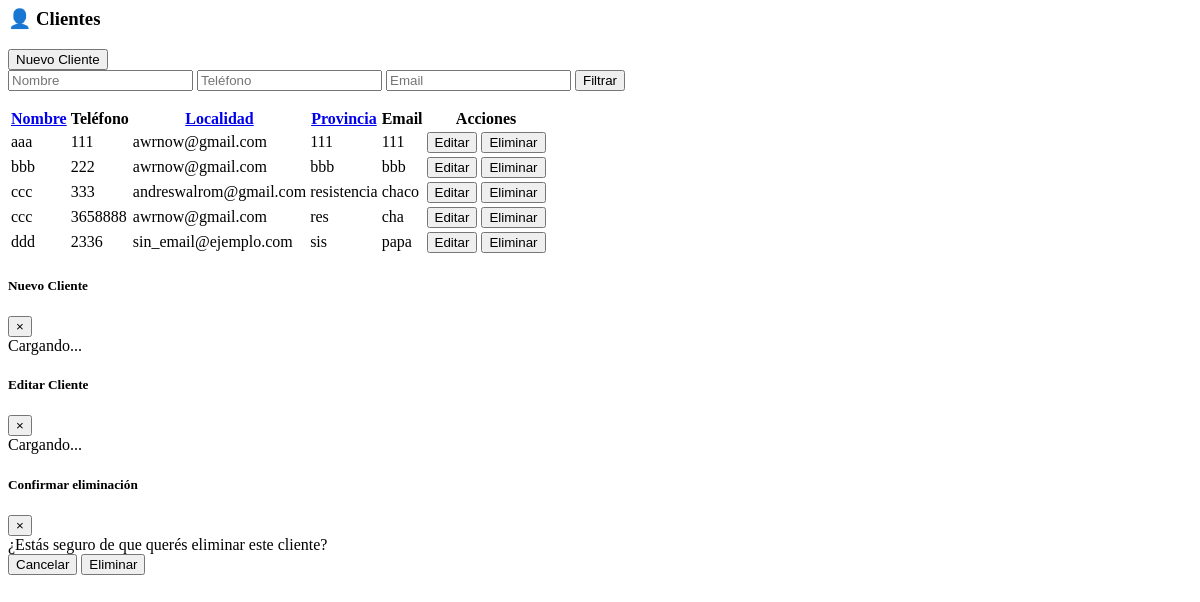
The page /ordenes/vista-clientes/ on the database as committed earlier.
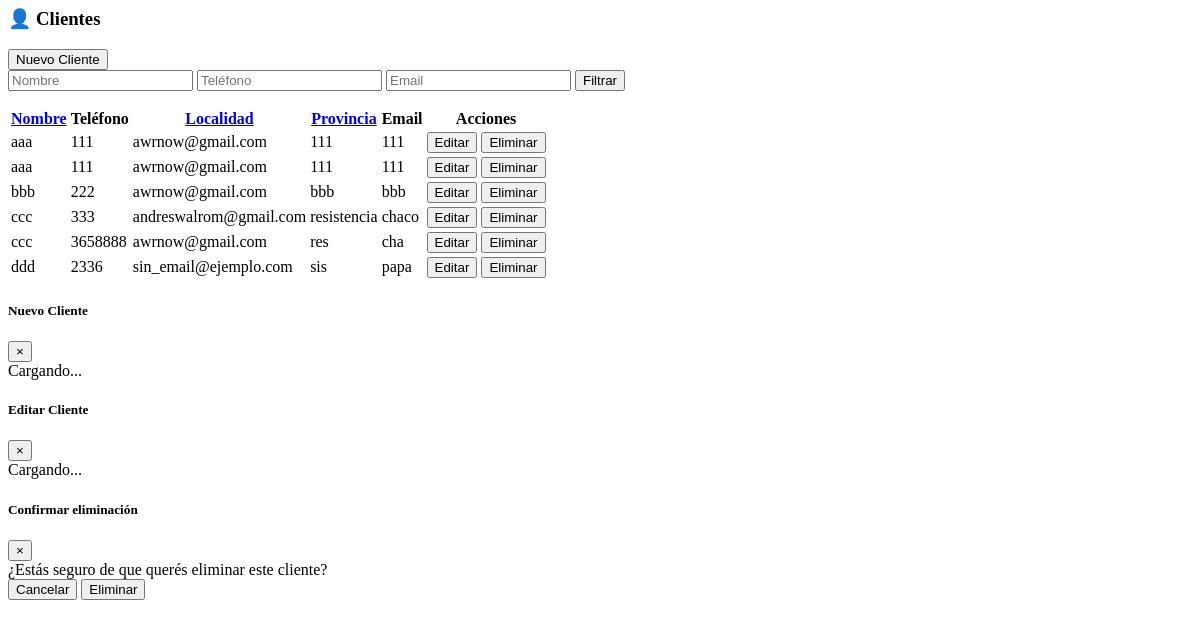
The same page on the database as committed later.
### ordenes/models.py (models this page shows, shortened)
class Cliente(models.Model):
    nombre = models.CharField(max_length=100)
    telefono = models.CharField(max_length=20, blank=True, null=True)
    email = models.EmailField(blank=True, null=True)
    direccion = models.CharField(max_length=200, blank=True, null=True)
    localidad = models.CharField(max_length=100, blank=True, null=True)
    provincia = models.CharField(max_length=100, blank=True, null=True)
    comentarios = models.TextField(blank=True, null=True)

### ordenes/views.py (the view)
# urls.py: path('vista-clientes/', vista_clientes, name='vista_clientes'),
def vista_clientes(request):
    nombre = request.GET.get('nombre', '')
    telefono = request.GET.get('telefono', '')
    email = request.GET.get('email', '')
    ordenar_por = request.GET.get('ordenar_por', 'nombre')
    direccion = request.GET.get('direccion', 'asc')
    clientes = Cliente.objects.all()
    if nombre:
        clientes = clientes.filter(nombre__icontains=nombre)
    if telefono:
        clientes = clientes.filter(telefono__icontains=telefono)
    if email:
        clientes = clientes.filter(email__icontains=email)
    if direccion == 'desc':
        ordenar_por = f'-{ordenar_por}'
    clientes = clientes.order_by(ordenar_por)
    return render(request, 'ordenes/vista_clientes.html', {
        'clientes': clientes,
        'nombre': nombre,
        'telefono': telefono,
        'email': email,
        'ordenar_por': request.GET.get('ordenar_por', ''),
        'direccion': direccion,
    })

### ordenes/templates/ordenes/vista_clientes.html (shortened to what this page needs)
<h3>👤 Clientes</h3>
<button class="btn btn-success mb-3" onclick="abrirModalCliente()">Nuevo Cliente</button>
<form method="get" class="form-inline mb-3">
  <input type="text" name="nombre" value="{{ nombre }}" class="form-control mr-2" placeholder="Nombre">
  <input type="text" name="telefono" value="{{ telefono }}" class="form-control mr-2" placeholder="Teléfono">
  <input type="text" name="email" value="{{ email }}" class="form-control mr-2" placeholder="Email">
  <button type="submit" class="btn btn-primary">Filtrar</button>
</form>
<table class="table table-bordered" id="tablaClientes">
  <thead>
    <tr>
      <th><a href="?ordenar_por=nombre&direccion={% if ordenar_por == 'nombre' and direccion == 'asc' %}desc{% else %}asc{% endif %}">Nombre</a></th>
      <th>Teléfono</th>
      <th><a href="?ordenar_por=localidad&direccion={% if ordenar_por == 'localidad' and direccion == 'asc' %}desc{% else %}asc{% endif %}">Localidad</a></th>
      <th><a href="?ordenar_por=provincia&direccion={% if ordenar_por == 'provincia' and direccion == 'asc' %}desc{% else %}asc{% endif %}">Provincia</a></th>
      <th>Email</th>
      <th>Acciones</th>
    </tr>
  </thead>
  <tbody>
    {% for cliente in clientes %}
    <tr id="cliente-{{ cliente.id }}">
      <td class="nombre">{{ cliente.nombre }}</td>
      <td class="telefono">{{ cliente.telefono }}</td>
      <td class="email">{{ cliente.email }}</td>
      <td class="localidad">{{ cliente.localidad }}</td>
      <td class="provincia">{{ cliente.provincia }}</td>
      <td>
        <button class="btn btn-sm btn-warning" onclick="abrirModalEditarCliente({{ cliente.id }})">Editar</button>
        <button class="btn btn-sm btn-danger" onclick="confirmarEliminarCliente({{ cliente.id }})">Eliminar</button>
      </td>
    </tr>
    {% endfor %}
  </tbody>
</table>
<div class="modal fade" id="modalCliente" tabindex="-1" role="dialog">
  <div class="modal-dialog" role="document">
    <div class="modal-content">
      <div class="modal-header">
        <h5 class="modal-title">Nuevo Cliente</h5>
        <button type="button" class="close" data-dismiss="modal">&times;</button>
      </div>
      <div class="modal-body" id="modalClienteContenido">
        <div class="text-center text-muted">Cargando...</div>
      </div>
    </div>
  </div>
</div>
<div class="modal fade" id="modalEditarCliente" tabindex="-1" role="dialog">
  <div class="modal-dialog" role="document">
    <div class="modal-content">
      <div class="modal-header">
        <h5 class="modal-title">Editar Cliente</h5>
        <button type="button" class="close" data-dismiss="modal">&times;</button>
      </div>
      <div class="modal-body" id="modalEditarContenido">
        <div class="text-center text-muted">Cargando...</div>
      </div>
    </div>
  </div>
</div>
  <div class="modal fade" id="modalConfirmarEliminar" tabindex="-1" role="dialog">
    <div class="modal-dialog" role="document">
      <div class="modal-content">
        <div class="modal-header">
          <h5 class="modal-title">Confirmar eliminación</h5>
          <button type="button" class="close" data-dismiss="modal">&times;</button>
        </div>
        <div class="modal-body">
          ¿Estás seguro de que querés eliminar este cliente?
        </div>
        <div class="modal-footer">
          <button type="button" class="btn btn-secondary" data-dismiss="modal">Cancelar</button>
          <button type="button" class="btn btn-danger" id="btnEliminarConfirmado">Eliminar</button>
        </div>
      </div>
    </div>
  </div>

Rows that differ between the two databases and show on the page:
added Cliente: nombre "aaa", telefono "111", email "awrnow@gmail.com", localidad "111", provincia "111"
